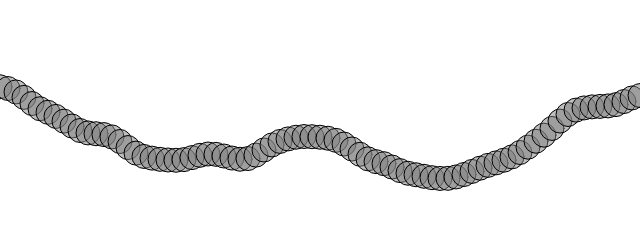
Frame 1 (no input)
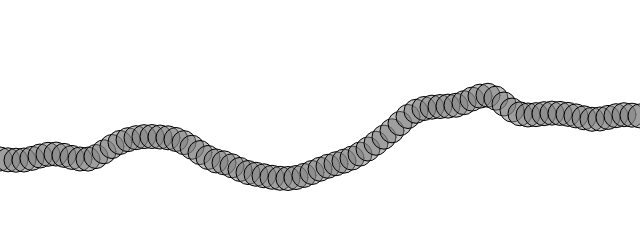
Frame 60 (no input)
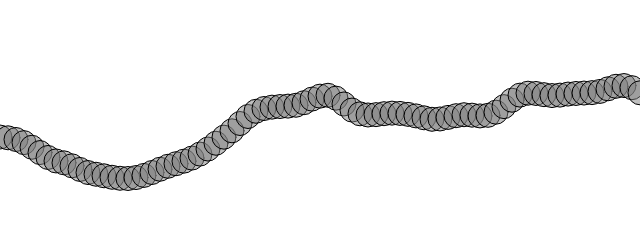
Frame 120 (the mouse pressed at the canvas centre since frame 60)

The p5.js sketch that drew these frames (run headless with seeded random() and noise() and a simulated clock; from frame 60 on, the mouse is pressed at the canvas centre):

// p5.js sketch
// ── sketch.js
let start_ty;

function setup() {
    createCanvas(640, 240);
    start_ty = random(100, 100_000);
}

function draw() {
    background(255);

    let ty = start_ty;

    stroke(0);
    fill(127, 127);

    for (let x = 0; x <= width; x += 8) {
        let y = map(
            noise(ty),
            0, 1,
            0, height
        );
        circle(x, y, 24);
        ty += 0.03;
    }

    start_ty += 0.01;
}
